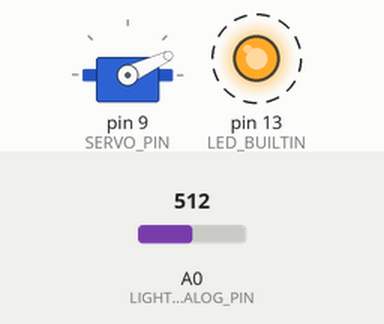
Bench run of a sketch on a simulated Arduino Nano, built with avr-gcc and run on an emulated ATmega328P. Parts: servo, output pins drawn as LEDs (lit = HIGH). Dashed ring = blinking. Inputs (shaded band) come from the test bench; at power-on: A0 (LIGHT_SENSOR_ANALOG_PIN) = 512. What the sketch prints to the serial monitor is not drawn.

Above: at 1.7 s.
1.8 s: A0 (LIGHT_SENSOR_ANALOG_PIN) set to 487
5.3 s: A0 (LIGHT_SENSOR_ANALOG_PIN) set to 228
8.8 s: A0 (LIGHT_SENSOR_ANALOG_PIN) set to 195
Timing chart, 0 to 18.3 s (numbered marks = the images above; inputs shaded):
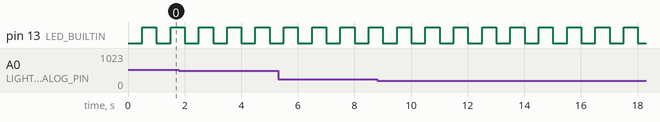

Measured:
- by itself, pin 13 (LED_BUILTIN): alternates HIGH for 0.50 s and LOW for 0.50 s

The sketch:

eglu-omlet.ino
```cpp
/*******************************/
/*     VENDORS DEPENDENCIES    */
/*******************************/
// Install library "Low-Power" made by Rocket Scream Electronics
// If you get troubles uploading the code to the Nano, go to Tools and swicth Processor to Old Bootloader

/*******************************/
/*   CONFIGURATION VARIABLES   */
/*******************************/
#define DEBUG                           // Uncomment to enable logs (Might be required to calibrate the light sensor and the servo angles)
#define SERVO_PIN                 9     // You probably don't need to change this value
#define LIGHT_SENSOR_ANALOG_PIN   A0    // You probably don't need to change this value
#define LOW_LIGHT_THRESHOLD       500   // Maximum light until closing
#define HIGH_LIGHT_THRESHOLD      210   // Minimum light before opening
#define LOW_LIGHT_MINUTES         15    // Minutes before closing the door
#define HIGH_LIGHT_MINUTES        15    // Minutes before opening the door
#define SERVO_OPEN_ANGLE          25    // The angle at which the door is considered as open
#define SERVO_CLOSED_ANGLE        140   // The angle at which the door is considered as open
#define SERVO_PULSE_WDITH_MIN     500   // Based on SF3218MG specifications
#define SERVO_PULSE_WDITH_MAX     2500  // Based on SF3218MG specifications

/*****************************************************************************************/
/*                              DO NOT EDIT BELOW THIS LINE                              */
/*****************************************************************************************/

/*******************************/
/*     Import dependencies     */
/*******************************/
#include <Servo.h>
#ifndef DEBUG
  #include "LowPower.h"
#endif

/*******************************/
/*       Global variables      */
/*******************************/
enum DoorState { OPEN, CLOSED, UNKNOWN };
int low_light_count = 0;
int high_light_count = 0;
DoorState door_state = UNKNOWN;
Servo door_servo;

/*******************************/
/*        Setup function       */
/*******************************/
void setup() {
  #ifdef DEBUG
    Serial.begin(115200);
    Serial.println("-------------------");
    Serial.println("|  Eglu is ready  |");
    Serial.println("-------------------");
  #endif

  // Set default motor position to OPEN
  door_servo.write(SERVO_OPEN_ANGLE);
  door_servo.attach(SERVO_PIN, SERVO_PULSE_WDITH_MIN, SERVO_PULSE_WDITH_MAX);
  delay(500);
  door_servo.detach();
  door_state = OPEN;

  // Enable builtin LED
  pinMode(LED_BUILTIN, OUTPUT);
  digitalWrite(LED_BUILTIN, LOW);
}

/*******************************/
/*    Infinite loop function   */
/*******************************/
void loop() {
  // LED indicates the program is running
  digitalWrite(LED_BUILTIN, HIGH);

  // Read LM393 light sensor
  int16_t current_light_level = analogRead(LIGHT_SENSOR_ANALOG_PIN);
  set_light_level(current_light_level);

  // Check if the light level has been the same during X minutes
  if (high_light_count >= HIGH_LIGHT_MINUTES) {
    if (door_state != OPEN) {
      #ifdef DEBUG
        Serial.println("> Opening door");
      #endif

      // Open the Door
      open_door();
    }
    else {
      #ifdef DEBUG
        Serial.println("> Door was already open");
      #endif
    }
  }
  else if (low_light_count >= LOW_LIGHT_MINUTES) {
    if (door_state != CLOSED) {
      #ifdef DEBUG
        Serial.println("> Closing door");
      #endif

      // Close the Door
      close_door();
    }
    else {
      #ifdef DEBUG
        Serial.println("> Door was already closed");
      #endif
    }
  }

  // Wait 500ms before turning LED off (Code is too fast otherwise)
  delay(500);
  digitalWrite(LED_BUILTIN, LOW);


  #ifdef DEBUG
    // In DEBUG mode, light level is read every second (0.5+0.5)
    delay(500);
  #else
    // Power down the board to save battery
    // Light level is read every minute
    //LowPower.idle(SLEEP_8S, ADC_OFF, TIMER2_OFF, TIMER1_OFF, TIMER0_OFF,SPI_OFF, USART0_OFF, TWI_OFF);
    LowPower.powerDown(SLEEP_8S, ADC_OFF, BOD_OFF);
    LowPower.powerDown(SLEEP_8S, ADC_OFF, BOD_OFF);
    LowPower.powerDown(SLEEP_8S, ADC_OFF, BOD_OFF);
    LowPower.powerDown(SLEEP_8S, ADC_OFF, BOD_OFF);
    LowPower.powerDown(SLEEP_8S, ADC_OFF, BOD_OFF);
    LowPower.powerDown(SLEEP_8S, ADC_OFF, BOD_OFF);
    LowPower.powerDown(SLEEP_8S, ADC_OFF, BOD_OFF);
    LowPower.powerDown(SLEEP_4S, ADC_OFF, BOD_OFF);
  #endif
}

/*******************************/
/*  Sensor and Servo functions */
/*******************************/
void set_light_level(int16_t level) {
  #ifdef DEBUG
    Serial.println("----------");
    Serial.print("Light sensor: ");
    Serial.println(level);
  #endif

  // Check if thresholds have been reached
  if (level >= LOW_LIGHT_THRESHOLD) {
    high_light_count = 0;
    if (low_light_count < LOW_LIGHT_MINUTES) low_light_count = low_light_count + 1;

    #ifdef DEBUG
      Serial.print("Low light minutes: ");
      Serial.print(low_light_count);
      Serial.print("/");
      Serial.println(LOW_LIGHT_MINUTES);
    #endif
  }
  else if (level <= HIGH_LIGHT_THRESHOLD) {
    low_light_count = 0;
    if (high_light_count < HIGH_LIGHT_MINUTES) high_light_count = high_light_count + 1;

    #ifdef DEBUG
      Serial.print("High light minutes: ");
      Serial.print(high_light_count);
      Serial.print("/");
      Serial.println(HIGH_LIGHT_MINUTES);
    #endif
  }
}
void open_door() {
  // Move servo from 160 to 25 degrees
  door_servo.attach(SERVO_PIN, SERVO_PULSE_WDITH_MIN, SERVO_PULSE_WDITH_MAX);
  for (int pos=SERVO_CLOSED_ANGLE; pos>=SERVO_OPEN_ANGLE; pos -= 1) {
    door_servo.write(pos);
    delay(50);
  }
  door_servo.detach();
  door_state = OPEN;
}
void close_door() {
  // Move servo from 25 to 160 degrees
  door_servo.attach(SERVO_PIN, SERVO_PULSE_WDITH_MIN, SERVO_PULSE_WDITH_MAX);
  for (int pos=SERVO_OPEN_ANGLE; pos<=SERVO_CLOSED_ANGLE; pos += 1) {
    door_servo.write(pos);
    delay(50);
  }
  door_servo.detach();
  door_state = CLOSED;
}
```
